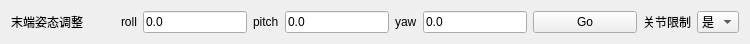
   <widget class="QWidget" name="layoutWidget_5">
    <property name="geometry">
     <rect>
      <x>490</x>
      <y>160</y>
      <width>750</width>
      <height>27</height>
     </rect>
    </property>
    <layout class="QHBoxLayout" name="horizontalLayout_4" stretch="1,0,1,0,1,0,1,1,0,0">
     <item>
      <widget class="QLabel" name="label_8">
       <property name="text">
        <string>末端姿态调整</string>
       </property>
      </widget>
     </item>
     <item>
      <widget class="QLabel" name="label_9">
       <property name="text">
        <string>roll</string>
       </property>
      </widget>
     </item>
     <item>
      <widget class="QLineEdit" name="set_roll">
       <property name="text">
        <string>0.0</string>
       </property>
      </widget>
     </item>
     <item>
      <widget class="QLabel" name="label_33">
       <property name="text">
        <string>pitch</string>
       </property>
      </widget>
     </item>
     <item>
      <widget class="QLineEdit" name="set_pitch">
       <property name="text">
        <string>0.0</string>
       </property>
      </widget>
     </item>
     <item>
      <widget class="QLabel" name="label_48">
       <property name="text">
        <string>yaw</string>
       </property>
      </widget>
     </item>
     <item>
      <widget class="QLineEdit" name="set_yaw">
       <property name="text">
        <string>0.0</string>
       </property>
      </widget>
     </item>
     <item>
      <widget class="QPushButton" name="adjustGo">
       <property name="text">
        <string>Go</string>
       </property>
      </widget>
     </item>
     <item>
      <widget class="QLabel" name="label_10">
       <property name="text">
        <string>关节限制</string>
       </property>
      </widget>
     </item>
     <item>
      <widget class="QComboBox" name="cb_jointLimit_2">
       <item>
        <property name="text">
         <string>是</string>
        </property>
       </item>
       <item>
        <property name="text">
         <string>否</string>
        </property>
       </item>
      </widget>
     </item>
    </layout>
   </widget>
